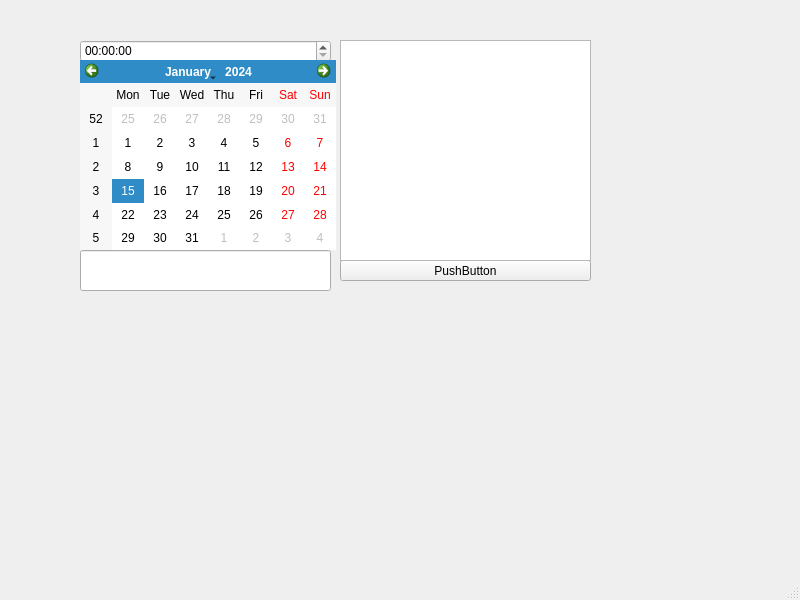
<?xml version="1.0" encoding="UTF-8"?>
<ui version="4.0">
 <class>MainWindow</class>
 <widget class="QMainWindow" name="MainWindow">
  <property name="geometry">
   <rect>
    <x>0</x>
    <y>0</y>
    <width>800</width>
    <height>600</height>
   </rect>
  </property>
  <property name="windowTitle">
   <string>MainWindow</string>
  </property>
  <widget class="QWidget" name="centralwidget">
   <widget class="QPushButton" name="pushButton">
    <property name="geometry">
     <rect>
      <x>340</x>
      <y>260</y>
      <width>251</width>
      <height>21</height>
     </rect>
    </property>
    <property name="text">
     <string>PushButton</string>
    </property>
   </widget>
   <widget class="QTimeEdit" name="timeEdit">
    <property name="geometry">
     <rect>
      <x>80</x>
      <y>40</y>
      <width>251</width>
      <height>22</height>
     </rect>
    </property>
   </widget>
   <widget class="QCalendarWidget" name="calendarWidget">
    <property name="geometry">
     <rect>
      <x>80</x>
      <y>60</y>
      <width>256</width>
      <height>190</height>
     </rect>
    </property>
   </widget>
   <widget class="QWidget" name="verticalLayoutWidget">
    <property name="geometry">
     <rect>
      <x>340</x>
      <y>40</y>
      <width>251</width>
      <height>221</height>
     </rect>
    </property>
    <layout class="QVBoxLayout" name="verticalLayout">
     <item>
      <layout class="QVBoxLayout" name="verticalLayout_2">
       <item>
        <widget class="QTextEdit" name="textEdit"/>
       </item>
      </layout>
     </item>
    </layout>
   </widget>
   <widget class="QLineEdit" name="lineEdit">
    <property name="geometry">
     <rect>
      <x>80</x>
      <y>250</y>
      <width>251</width>
      <height>41</height>
     </rect>
    </property>
   </widget>
  </widget>
  <widget class="QMenuBar" name="menubar">
   <property name="geometry">
    <rect>
     <x>0</x>
     <y>0</y>
     <width>800</width>
     <height>22</height>
    </rect>
   </property>
  </widget>
  <widget class="QStatusBar" name="statusbar"/>
 </widget>
 <resources/>
 <connections/>
</ui>
